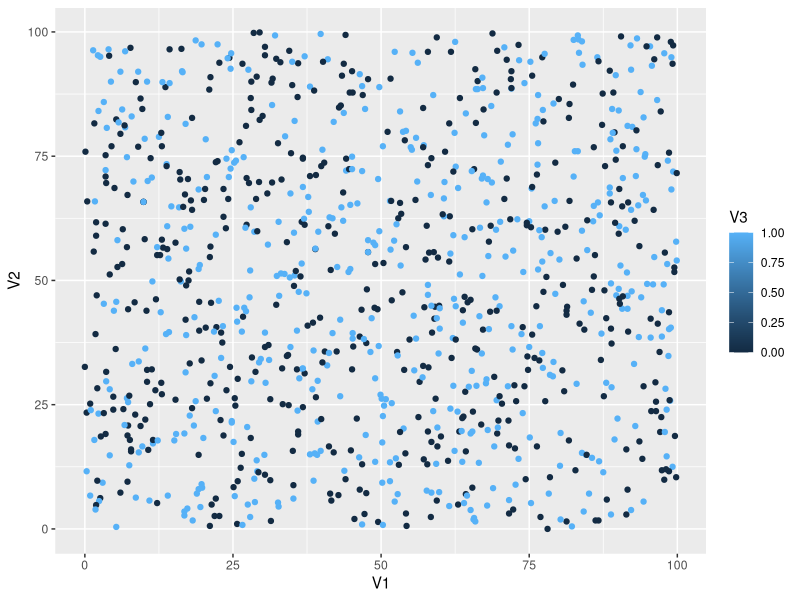
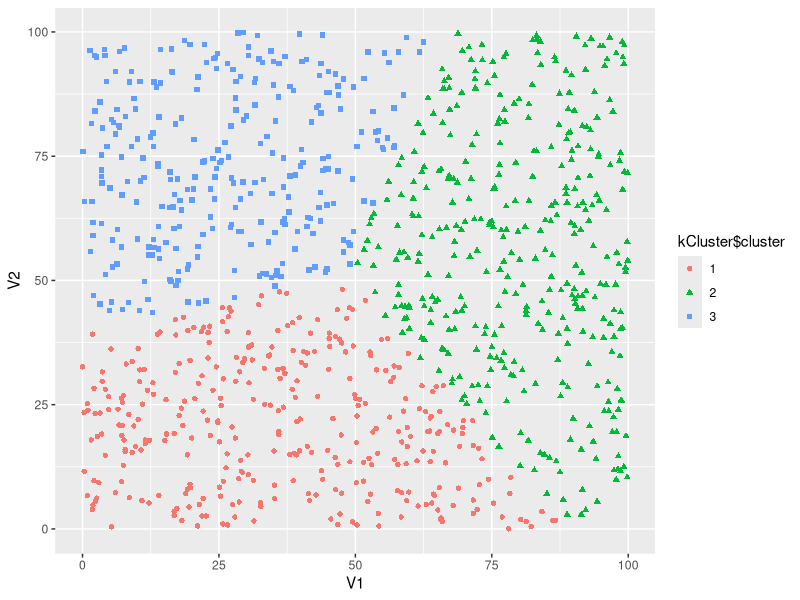
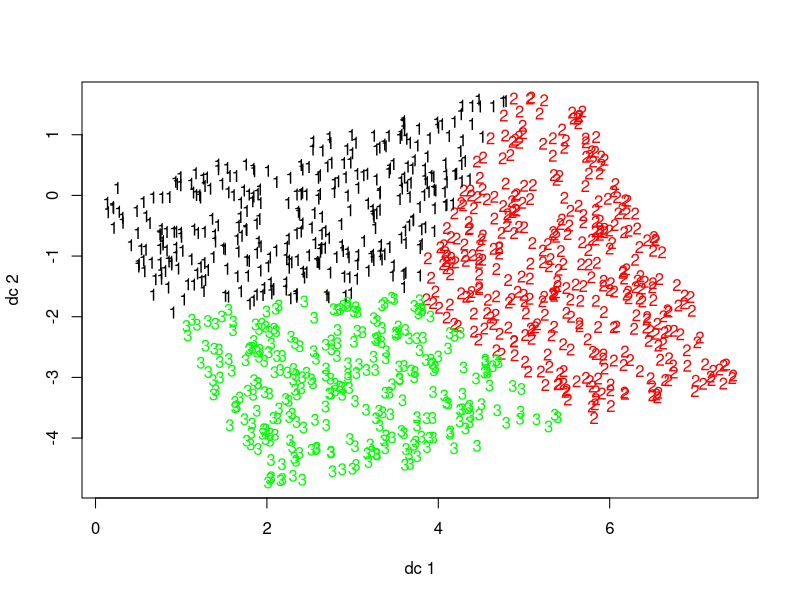
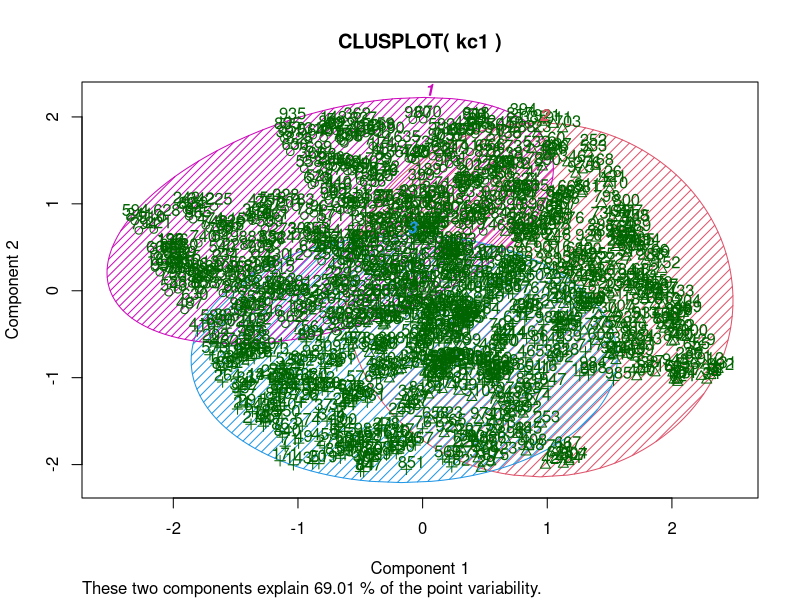

Generate these figures, in order, with R:
kc<-read.table("classifieddataNew.txt")

dim(kc)
head(kc)
library(ggplot2)
kc1<-kc[1:1000,]
View(kc)
ggplot(kc1, aes(V1, V2, color = V3)) + geom_point()
#set.seed(10)
kCluster<-kmeans(kc1,3,nstart=10)
kCluster
kCluster$cluster <- as.factor(kCluster$cluster)
ggplot(kc1, aes(V1, V2, color = kCluster$cluster, shape = kCluster$cluster)) + geom_point()
#?kmeans

library(cluster)
library(fpc)
plotcluster(kc1, kCluster$cluster)
clusplot(kc1, kCluster$cluster, color=TRUE, shade=TRUE,labels=2, lines=0)
